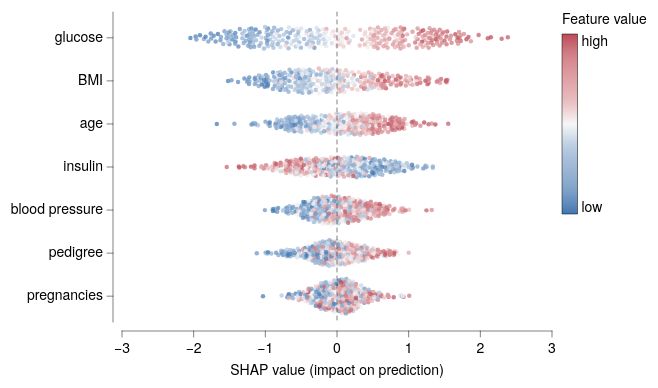

The specification (Vega-Lite) saved for this image:
### Vega-Lite specification from a JSON file in a GitHub repository (floating-point values rounded to 4 significant figures; data arrays with more than 128 entries replaced by an {"elided": "..."} marker saying what was removed)
{"background": null, "config": {"arc": {"fill": "#DBDBDB", "fillOpacity": 1.0, "innerRadius": 38.75, "padAngle": 0.03, "stroke": "black", "strokeOpacity": 1, "strokeWidth": 0.25}, "area": {"fill": "#DBDBDB", "fillOpacity": 1.0, "stroke": "black", "strokeOpacity": 1, "strokeWidth": 0.25}, "axis": {"domain": true, "domainCap": "round", "domainColor": "black", "domainWidth": 0.25, "grid": false, "gridCap": "round", "gridColor": "#F1F1F1", "gridDash": [0, 0], "gridOpacity": 1.0, "gridWidth": 0.25, "labelColor": "black", "labelFont": "Helvetica Neue, HelveticaNeue, Helvetica, Arial, sans-serif", "labelFontSize": 7, "labelFontStyle": "normal", "labelFontWeight": 400, "offset": 4.5, "ticks": true, "tickCap": "round", "tickColor": "black", "tickRound": false, "tickSize": 3, "tickWidth": 0.25, "titleColor": "black", "titleFont": "Helvetica Neue, HelveticaNeue, Helvetica, Arial, sans-serif", "titleFontSize": 7, "titleFontStyle": "normal", "titleFontWeight": 400}, "axisX": {"domain": true, "labelAlign": "center", "labelAngle": 0, "labels": true, "ticks": true, "translate": 0}, "axisY": {"domain": true, "labelAlign": "right", "labelAngle": 0, "labels": true, "ticks": true, "translate": 0}, "axisRight": {"domain": true, "labelAlign": "left", "labelAngle": 0, "labels": true, "ticks": true, "translate": 0}, "axisTop": {"domain": true, "labelAlign": "center", "labelAngle": 0, "labels": true, "ticks": true, "translate": 0}, "axisBand": {"tickOffset": 0}, "bar": {"fill": "#DBDBDB", "fillOpacity": 1.0, "stroke": "black", "strokeOpacity": 1, "strokeWidth": 0.25}, "boxplot": {"size": 13.95, "ticks": {"cornerRadius": 0.25, "fill": "black", "opacity": 1, "size": 6.975, "thickness": 0.25}, "box": {"fillOpacity": 1.0, "stroke": "black", "strokeOpacity": 1, "strokeWidth": 0.25}, "median": {"cornerRadius": 0, "fill": "black", "fillOpacity": 1.0, "opacity": 1, "size": 13.95, "thickness": 0.25}, "rule": {"fill": "black", "fillOpacity": 1.0, "size": 15.5, "stroke": "black", "strokeDash": [0, 0], "strokeOpacity": 1, "strokeWidth": 0.25}, "outliers": {"color": "black", "fill": "black", "fillOpacity": 1.0, "size": 0, "stroke": "black", "strokeOpacity": 1, "strokeWidth": 0.25}}, "circle": {"fill": "black", "fillOpacity": 1.0, "size": 1.938, "stroke": null, "strokeOpacity": 1, "strokeWidth": 0.25}, "errorband": {"band": {"fillOpacity": 0.6, "stroke": null, "strokeWidth": 0.25, "strokeOpacity": 1}, "borders": {"opacity": 0, "strokeOpacity": 0.25, "strokeWidth": 1}}, "errorbar": {"opacity": 1, "rule": {"strokeDash": [0, 0], "strokeWidth": 0.25}, "ticks": {"color": "black", "cornerRadius": 0.125, "opacity": 1, "size": 9.3, "thickness": 0.25}, "thickness": 0.25}, "font": "Helvetica Neue, HelveticaNeue, Helvetica, Arial, sans-serif", "geoshape": {"fill": "#DBDBDB", "fillOpacity": 1.0, "stroke": "black", "strokeOpacity": 1, "strokeWidth": 0.25}, "header": {"labelColor": "black", "labelFont": "Helvetica Neue, HelveticaNeue, Helvetica, Arial, sans-serif", "labelFontSize": 7, "labelFontStyle": "normal", "labelFontWeight": 400, "titleColor": "black", "titleFont": "Helvetica Neue, HelveticaNeue, Helvetica, Arial, sans-serif", "titleFontSize": 7, "titleFontStyle": "normal", "titleFontWeight": 400, "titlePadding": 0}, "legend": {"disable": false, "offset": 4.5, "titlePadding": 4, "labelOffset": 2, "gradientLabelOffset": 2, "gradientLength": 77.5, "gradientThickness": 7.75, "gradientOpacity": 1.0, "gradientStrokeColor": "black", "gradientStrokeWidth": 0.25, "labelColor": "black", "labelFont": "Helvetica Neue, HelveticaNeue, Helvetica, Arial, sans-serif", "labelFontSize": 7, "labelFontStyle": "normal", "labelFontWeight": 400, "strokeColor": "black", "strokeWidth": 0, "symbolSize": 42, "symbolStrokeColor": "black", "symbolStrokeWidth": 0.25, "titleColor": "black", "titleFont": "Helvetica Neue, HelveticaNeue, Helvetica, Arial, sans-serif", "titleFontSize": 7, "titleFontStyle": "normal", "titleFontWeight": 400}, "line": {"color": "black", "stroke": "black", "strokeCap": "round", "strokeDash": [0, 0], "strokeOpacity": 1, "strokeWidth": 0.375}, "point": {"filled": true, "fill": "#DBDBDB", "fillOpacity": 1.0, "size": 7.75, "stroke": "black", "strokeOpacity": 1, "strokeWidth": 0.25}, "range": {"category": ["#5CA7B1", "#CDDEF3", "#B7B3E4", "#B3DAB5", "#F5E1B3", "#3D727B", "#8AA8D2", "#867DAC", "#80A988", "#CBB17A", "#204148", "#59719A", "#584C77", "#507B5F", "#9D824D"], "diverging": {"scheme": ["#C35082", "#CE6D94", "#D989A7", "#E2A4BA", "#EABFCE", "#F1DBE2", "#F6F6F6", "#D7E0EB", "#B9CBE0", "#9BB6D5", "#7DA1C9", "#5F8CBD", "#4177B1"]}, "heatmap": {"scheme": ["#32022B", "#43044D", "#4C196E", "#4D338C", "#484DA6", "#3A68BB", "#1D83CA", "#1D9CCB", "#23B5C9", "#28CDC5", "#4DE0B4", "#91EE9F"]}, "ordinal": {"scheme": ["#F1F1F1", "#DBDBDB", "#C6C6C6", "#B2B2B2", "#9D9D9D", "#898989", "#767676", "#636363", "#515151", "#404040", "#2F2F2F", "#1F1F1F"]}, "ramp": {"scheme": ["#32022B", "#43044D", "#4C196E", "#4D338C", "#484DA6", "#3A68BB", "#1D83CA", "#1D9CCB", "#23B5C9", "#28CDC5", "#4DE0B4", "#91EE9F"]}}, "rule": {"color": "black", "stroke": "black", "strokeCap": "round", "strokeDash": [2, 2], "strokeOpacity": 1, "strokeWidth": 0.25}, "scale": {"bandPaddingInner": 0.1, "bandPaddingOuter": 0.1, "round": false}, "rect": {"fill": "#DBDBDB", "fillOpacity": 1.0, "stroke": "black", "strokeOpacity": 1, "strokeWidth": 0.25}, "square": {"fill": "#DBDBDB", "fillOpacity": 1.0, "size": 15.5, "stroke": "black", "strokeOpacity": 1, "strokeWidth": 0.25}, "text": {"color": "black", "font": "Helvetica Neue, HelveticaNeue, Helvetica, Arial, sans-serif", "fontSize": 7, "fontStyle": "normal", "fontWeight": 400}, "tick": {"color": "black", "cornerRadius": 0.125, "opacity": 1.0, "size": 13.95, "thickness": 0.25}, "title": {"anchor": "middle", "frame": "group", "color": "black", "font": "Helvetica Neue, HelveticaNeue, Helvetica, Arial, sans-serif", "fontSize": 7, "fontStyle": "normal", "fontWeight": 400, "subtitleColor": "black", "subtitleFont": "Helvetica Neue, HelveticaNeue, Helvetica, Arial, sans-serif", "subtitleFontSize": "Helvetica Neue, HelveticaNeue, Helvetica, Arial, sans-serif", "subtitleFontStyle": "normal", "subtitleFontWeight": 400}, "trail": {"color": "black", "opacity": 1, "size": 0.375}, "view": {"continuousWidth": 215, "continuousHeight": 155, "discreteWidth": 215, "discreteHeight": 155, "fill": null, "stroke": null, "strokeWidth": 0.25}}, "layer": [{"data": {"name": "data-c0314b23f1fd34268519485b655935f4"}, "mark": {"type": "circle", "opacity": 0.75, "size": 5}, "encoding": {"color": {"field": "value", "legend": {"gradientLength": 90, "labelExpr": "datum.value == 0 ? 'low' : 'high'", "title": "Feature value", "values": [0, 1]}, "scale": {"range": ["#4177B1", "#7DA1C9", "#9BB6D5", "#B9CBE0", "#F6F6F6", "#E8BDBF", "#DFA1A5", "#D4858B", "#BC4A5A"]}, "type": "quantitative"}, "x": {"field": "shap", "scale": {"domain": [-3, 3]}, "title": "SHAP value (impact on prediction)", "type": "quantitative"}, "y": {"field": "feature", "sort": ["glucose", "BMI", "age", "insulin", "blood pressure", "pedigree", "pregnancies"], "title": null, "type": "nominal"}, "yOffset": {"field": "off", "type": "quantitative"}}}, {"data": {"values": [{"__dysonsphere__": 1}]}, "mark": {"type": "rule", "opacity": 1.0}, "encoding": {"x": {"datum": 0.0}}}], "$schema": "https://vega.github.io/schema/vega-lite/v6.4.1.json", "datasets": {"data-c0314b23f1fd34268519485b655935f4": {"elided": "2100 records"}}}
